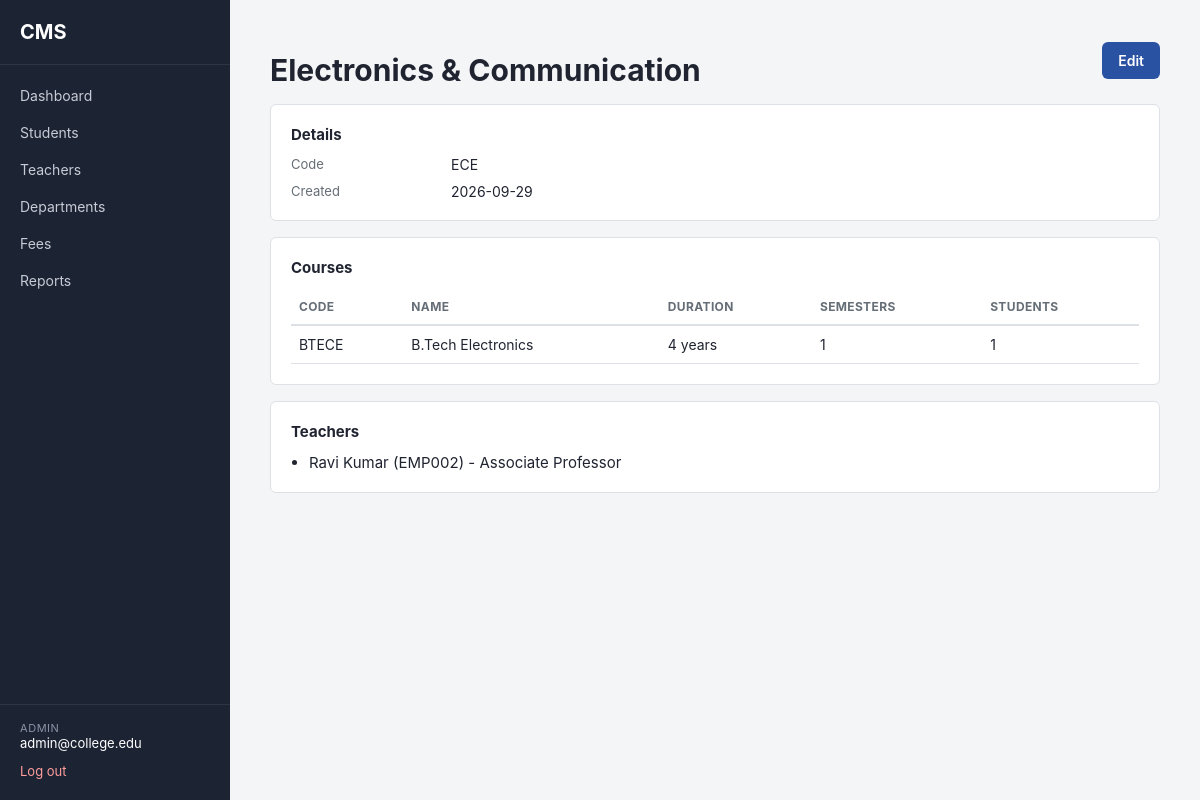
Screenshot of /admin/departments/2 (signed in) with the database file from the repository.
### app/models/user.py (models this page shows, shortened)
class User(db.Model, UserMixin, TimestampMixin):
    __tablename__ = "users"
    id = db.Column(db.Integer, primary_key=True)
    email = db.Column(db.String(120), unique=True, nullable=False, index=True)
    password_hash = db.Column(db.String(255), nullable=False)
    role = db.Column(db.String(20), nullable=False)
    is_active_account = db.Column(db.Boolean, default=True, nullable=False)
    student_profile = db.relationship(
        "Student", backref="user", uselist=False, cascade="all, delete-orphan"
    )
    teacher_profile = db.relationship(
        "Teacher", backref="user", uselist=False, cascade="all, delete-orphan"
    )
    @property
    def is_active(self):
        return self.is_active_account
    def is_admin(self):
        return self.role == "admin"

### app/models/department.py (models this page shows, shortened)
class Department(db.Model, TimestampMixin):
    __tablename__ = "departments"
    id = db.Column(db.Integer, primary_key=True)
    name = db.Column(db.String(100), unique=True, nullable=False)
    code = db.Column(db.String(10), unique=True, nullable=False)  # e.g. "CSE"
    courses = db.relationship("Course", backref="department", lazy=True)
    teachers = db.relationship("Teacher", backref="department", lazy=True)

### app/models/course.py (models this page shows, shortened)
class Course(db.Model, TimestampMixin):
    __tablename__ = "courses"
    id = db.Column(db.Integer, primary_key=True)
    name = db.Column(db.String(100), nullable=False)
    code = db.Column(db.String(20), unique=True, nullable=False)
    duration_years = db.Column(db.Integer, nullable=False, default=4)
    department_id = db.Column(
        db.Integer, db.ForeignKey("departments.id"), nullable=False
    )
    semesters = db.relationship("Semester", backref="course", lazy=True)
    students = db.relationship("Student", backref="course", lazy=True)

### app/models/teacher.py (models this page shows, shortened)
class Teacher(db.Model, TimestampMixin):
    __tablename__ = "teachers"
    id = db.Column(db.Integer, primary_key=True)
    user_id = db.Column(
        db.Integer, db.ForeignKey("users.id"), unique=True, nullable=False
    )
    employee_code = db.Column(db.String(30), unique=True, nullable=False)
    full_name = db.Column(db.String(150), nullable=False)
    phone = db.Column(db.String(20), nullable=True)
    designation = db.Column(db.String(50), nullable=True)  # e.g. "Assistant Professor"
    department_id = db.Column(
        db.Integer, db.ForeignKey("departments.id"), nullable=False
    )
    is_active_teacher = db.Column(db.Boolean, default=True, nullable=False)
    subjects = db.relationship("Subject", backref="teacher", lazy=True)

### app/routes/departments.py (the view)
@departments_bp.route("/<int:department_id>")
@login_required
@role_required("admin")
def view_department(department_id):
    department = Department.query.get_or_404(department_id)
    return render_template("departments/profile.html", department=department)

### app/__init__.py (called while the page is built)
@login_manager.user_loader
def load_user(user_id):
    from app.models.user import User
    return db.session.get(User, int(user_id))

### app/templates/departments/profile.html (shortened to what this page needs)
{% extends "base.html" %}
{% block content %}
<div class="page-header">
    <h1>{{ department.name }}</h1>
    <a href="{{ url_for('departments.edit_department', department_id=department.id) }}" class="btn btn-primary">Edit</a>
</div>
<div class="card">
    <h2 class="card-title">Details</h2>
    <dl class="detail-grid">
        <dt>Code</dt><dd>{{ department.code }}</dd>
        <dt>Created</dt><dd>{{ department.created_at.strftime('%Y-%m-%d') }}</dd>
    </dl>
</div>
<div class="card">
    <h2 class="card-title">Courses</h2>
    {% if department.courses %}
    <table class="data-table">
        <thead>
            <tr>
                <th>Code</th>
                <th>Name</th>
                <th>Duration</th>
                <th>Semesters</th>
                <th>Students</th>
            </tr>
        </thead>
        <tbody>
            {% for course in department.courses %}
            <tr>
                <td>{{ course.code }}</td>
                <td>{{ course.name }}</td>
                <td>{{ course.duration_years }} years</td>
                <td>{{ course.semesters | length }}</td>
                <td>{{ course.students | length }}</td>
            </tr>
            {% endfor %}
        </tbody>
    </table>
    {% else %}
    <p class="text-muted">No courses in this department yet.</p>
    {% endif %}
</div>
<div class="card">
    <h2 class="card-title">Teachers</h2>
    {% if department.teachers %}
    <ul class="plain-list">
        {% for teacher in department.teachers %}
            <li>{{ teacher.full_name }} ({{ teacher.employee_code }}) - {{ teacher.designation or "No designation" }}</li>
        {% endfor %}
    </ul>
    {% else %}
    <p class="text-muted">No teachers in this department yet.</p>
    {% endif %}
</div>
{% endblock %}

### app/templates/base.html (shortened to what this page needs)
<!DOCTYPE html>
<html lang="en">
<head>
    <link rel="stylesheet" href="{{ url_for('static', filename='css/style.css') }}">
</head>
<body>
{% if current_user.is_authenticated %}
<div class="layout">
    <aside class="sidebar">
        <div class="sidebar-brand">CMS</div>
        <nav class="sidebar-nav">
            <a href="{{ url_for('main.dashboard') }}" class="nav-link">Dashboard</a>
            {% if current_user.is_admin() %}
                <a href="{{ url_for('students.list_students') }}" class="nav-link">Students</a>
                <a href="{{ url_for('teachers.list_teachers') }}" class="nav-link">Teachers</a>
                <a href="{{ url_for('departments.list_departments') }}" class="nav-link">Departments</a>
                <a href="{{ url_for('fees.list_fees') }}" class="nav-link">Fees</a>
                <a href="{{ url_for('reports.index') }}" class="nav-link">Reports</a>
            {% elif current_user.is_teacher() %}
                <a href="#" class="nav-link">My Subjects</a>
                <a href="#" class="nav-link">Attendance</a>
                <a href="#" class="nav-link">Marks</a>
            {% else %}
                <a href="#" class="nav-link">My Attendance</a>
                <a href="#" class="nav-link">My Marks</a>
                <a href="#" class="nav-link">My Fees</a>
            {% endif %}
        </nav>
        <div class="sidebar-footer">
            <div class="user-chip">
                <span class="user-role">{{ current_user.role }}</span>
                <span class="user-email">{{ current_user.email }}</span>
            </div>
            <a href="{{ url_for('auth.logout') }}" class="logout-link">Log out</a>
        </div>
    </aside>
    <main class="content">
        {% block content %}{% endblock %}
    </main>
</div>
{% else %}
    {% include "_flash.html" %}
    {% block guest_content %}{% endblock %}
{% endif %}
</body>
</html>

### app/static/css/style.css (style rules this page uses)
:root { --color-bg: #f4f5f7; --color-surface: #ffffff; --color-border: #dde1e6; --color-text: #1f2430; --color-text-muted: #656d76; --color-primary: #2952a3; --color-primary-dark: #1f3f80; --color-sidebar-bg: #1c2333; --color-sidebar-text: #c7cbd6; --color-sidebar-text-active: #ffffff; --color-success: #1e7e34; --color-danger: #b3261e; --color-warning: #8a6d00; --color-info: #14618c; --radius: 6px; --font: -apple-system, BlinkMacSystemFont, "Segoe UI", Roboto, Helvetica, Arial, sans-serif; }
* { box-sizing: border-box; }
body { margin: 0; font-family: var(--font); background: var(--color-bg); color: var(--color-text); font-size: 15px; }
a { color: var(--color-primary); text-decoration: none; }
.layout { display: flex; min-height: 100vh; }
.sidebar { width: 230px; flex-shrink: 0; background: var(--color-sidebar-bg); color: var(--color-sidebar-text); display: flex; flex-direction: column; padding: 20px 0; }
.sidebar-brand { font-weight: 700; font-size: 20px; color: #fff; padding: 0 20px 20px 20px; border-bottom: 1px solid rgba(255, 255, 255, 0.08); }
.sidebar-nav { display: flex; flex-direction: column; margin-top: 12px; flex-grow: 1; }
.nav-link { color: var(--color-sidebar-text); padding: 10px 20px; font-size: 14px; }
.sidebar-footer { padding: 16px 20px 0 20px; border-top: 1px solid rgba(255, 255, 255, 0.08); }
.user-chip { display: flex; flex-direction: column; margin-bottom: 10px; }
.user-role { text-transform: uppercase; font-size: 11px; letter-spacing: 0.05em; color: #8b93a7; }
.user-email { font-size: 13px; color: #fff; }
.logout-link { font-size: 13px; color: #ff9d9d; }
.content { flex-grow: 1; padding: 32px 40px; max-width: 1100px; }
.card { background: var(--color-surface); border: 1px solid var(--color-border); border-radius: var(--radius); padding: 20px; margin-top: 16px; }
.btn { display: inline-block; border: none; border-radius: var(--radius); padding: 10px 16px; font-size: 14px; font-weight: 600; cursor: pointer; }
.btn-primary { background: var(--color-primary); color: #fff; }
.page-header { display: flex; align-items: center; justify-content: space-between; margin-bottom: 4px; }
.page-header h1 { margin-bottom: 0; }
.data-table { width: 100%; border-collapse: collapse; font-size: 14px; }
.data-table th { text-align: left; padding: 10px 8px; border-bottom: 2px solid var(--color-border); color: var(--color-text-muted); font-size: 12px; text-transform: uppercase; letter-spacing: 0.03em; }
.data-table td { padding: 10px 8px; border-bottom: 1px solid var(--color-border); vertical-align: middle; }
.card-title { font-size: 15px; margin: 0 0 12px 0; }
.detail-grid { display: grid; grid-template-columns: 160px 1fr; row-gap: 10px; margin: 0; }
.detail-grid dt { color: var(--color-text-muted); font-size: 13px; }
.detail-grid dd { margin: 0; font-size: 14px; }
.plain-list { margin: 0; padding-left: 18px; }

### rows the page displays
User: role "ADMIN", email "admin@college.edu"
Department: name "Electronics & Communication", code "ECE", created_at "2026-09-29"
Course: code "BTECE", name "B.Tech Electronics", duration_years "4", semesters|length "1", students|length "1"
Teacher: full_name "Ravi Kumar", employee_code "EMP002", designation "Associate Professor"
